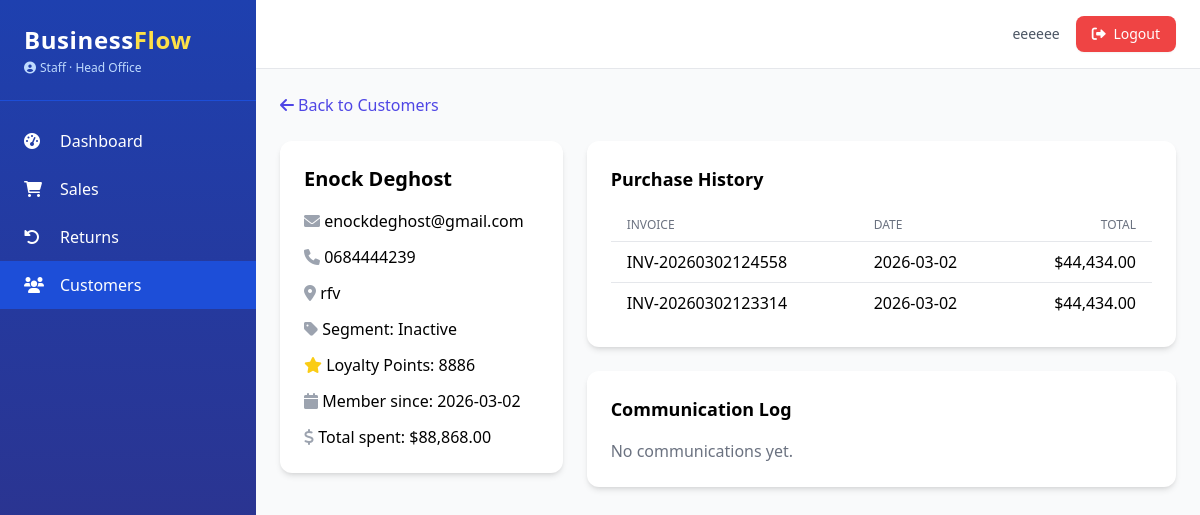
/crm/customers/1 (signed in), run on the app's committed database.
### app.py (models this page shows, shortened)
class AuditMixin:
    @declared_attr
    def created_at(cls):
        return db.Column(db.DateTime, default=datetime.utcnow)

class SoftDeleteMixin:
    @classmethod
    def query_active(cls):
        return cls.query.filter(cls.deleted_at.is_(None))

class User(UserMixin, db.Model, AuditMixin, SoftDeleteMixin):
    __tablename__ = 'users'
    id = db.Column(db.Integer, primary_key=True)
    username = db.Column(db.String(80), unique=True, nullable=False)
    email = db.Column(db.String(120), unique=True, nullable=False)
    password_hash = db.Column(db.String(200), nullable=False)
    role = db.Column(db.String(20), nullable=False, default='Staff')
    branch_id = db.Column(db.Integer, db.ForeignKey('branches.id'), nullable=True)
    active = db.Column(db.Boolean, default=True)
    locale = db.Column(db.String(5), default='en')
    phone = db.Column(db.String(20))
    avatar = db.Column(db.String(200))
    last_login = db.Column(db.DateTime)
    branch = db.relationship('Branch', backref='users')
    permissions = db.Column(db.JSON, default=list)
    salary = db.Column(db.Float, nullable=True)
    pay_cycle = db.Column(db.String(20), default='monthly')
    bank_account = db.Column(db.String(50))
    tax_id = db.Column(db.String(50))
    @property
    def is_admin(self):
        return self.role == 'Admin'
    def has_permission(self, perm):
        if self.is_admin:
            return True
        return perm in (self.permissions or [])

class Branch(db.Model):
    __tablename__ = 'branches'
    id = db.Column(db.Integer, primary_key=True)
    name = db.Column(db.String(100), nullable=False)
    location = db.Column(db.String(200))
    phone = db.Column(db.String(20))
    email = db.Column(db.String(120))
    is_active = db.Column(db.Boolean, default=True)
    currency = db.Column(db.String(3), default='USD')
    created_at = db.Column(db.DateTime, default=datetime.utcnow)

class Customer(db.Model, AuditMixin, SoftDeleteMixin):
    __tablename__ = 'customers'
    id = db.Column(db.Integer, primary_key=True)
    name = db.Column(db.String(100), nullable=False)
    email = db.Column(db.String(120))
    phone = db.Column(db.String(20))
    address = db.Column(db.Text)
    loyalty_points = db.Column(db.Integer, default=0)
    segment = db.Column(db.String(50), default='Regular')
    birth_date = db.Column(db.Date)
    tax_id = db.Column(db.String(50))
    branch_id = db.Column(db.Integer, db.ForeignKey('branches.id'), nullable=True)
    branch = db.relationship('Branch')
    communications = db.relationship('CommunicationLog', backref='customer', lazy='dynamic')

class Sale(db.Model, AuditMixin):
    __tablename__ = 'sales'
    id = db.Column(db.Integer, primary_key=True)
    invoice_no = db.Column(db.String(50), unique=True, nullable=False)
    customer_id = db.Column(db.Integer, db.ForeignKey('customers.id'), nullable=True)
    user_id = db.Column(db.Integer, db.ForeignKey('users.id'), nullable=False)
    branch_id = db.Column(db.Integer, db.ForeignKey('branches.id'), nullable=True)
    total_amount = db.Column(db.Float, nullable=False)
    tax = db.Column(db.Float, default=0)
    discount = db.Column(db.Float, default=0)
    payment_method = db.Column(db.String(50))
    status = db.Column(db.String(20), default='completed')
    notes = db.Column(db.Text)
    customer = db.relationship('Customer')
    user = db.relationship('User', foreign_keys=[user_id])
    branch = db.relationship('Branch')
    items = db.relationship('SaleItem', backref='sale', cascade='all, delete-orphan')
    returns = db.relationship('Return', backref='sale', lazy='dynamic')

### app.py (the view)
@crm_bp.route('/customers/<int:customer_id>')
@login_required
@permission_required('view_customers')
def customer_detail_view(customer_id):  # renamed to avoid conflict
    customer = Customer.query_active().filter_by(id=customer_id).first_or_404()
    sales = Sale.query.filter_by(customer_id=customer_id).order_by(Sale.created_at.desc()).all()
    communications = customer.communications.order_by(CommunicationLog.date.desc()).all()
    total_spent = db.session.query(func.sum(Sale.total_amount)).filter_by(customer_id=customer_id).scalar() or 0
    return render_template('crm/detail.html', customer=customer, sales=sales, comms=communications, total_spent=total_spent)

### app.py (called while the page is built)
@login_manager.user_loader
def load_user(user_id):
    return User.query_active().filter_by(id=int(user_id)).first()

def permission_required(permission):
    def decorator(f):
        @wraps(f)
        def decorated_function(*args, **kwargs):
            if not current_user.is_authenticated:
                abort(403)
            if not current_user.has_permission(permission):
                abort(403)
            return f(*args, **kwargs)
        return decorated_function
    return decorator

@app.context_processor
def inject_now():
    return {'now': datetime.utcnow(), 'current_year': datetime.utcnow().year}

@app.template_filter('currency')
def currency_format(value):
    if value is None:
        return "$0.00"
    return f"${value:,.2f}"

### templates/crm/detail.html (shortened to what this page needs)
{% extends "base.html" %}
{% block content %}
<div class="mb-6">
    <a href="{{ url_for('crm.customer_list') }}" class="text-indigo-600 hover:text-indigo-900">
        <i class="fas fa-arrow-left mr-1"></i>Back to Customers
    </a>
</div>
<div class="grid grid-cols-1 lg:grid-cols-3 gap-6">
    <div class="lg:col-span-1">
        <div class="bg-white rounded-xl shadow-md p-6">
            <h2 class="text-xl font-bold mb-4">{{ customer.name }}</h2>
            <div class="space-y-3">
                <p><i class="fas fa-envelope text-gray-400 w-5 inline"></i> {{ customer.email or 'N/A' }}</p>
                <p><i class="fas fa-phone text-gray-400 w-5 inline"></i> {{ customer.phone or 'N/A' }}</p>
                <p><i class="fas fa-map-marker-alt text-gray-400 w-5 inline"></i> {{ customer.address or 'N/A' }}</p>
                <p><i class="fas fa-tag text-gray-400 w-5 inline"></i> Segment: {{ customer.segment }}</p>
                <p><i class="fas fa-star text-yellow-400 w-5 inline"></i> Loyalty Points: {{ customer.loyalty_points }}</p>
                <p><i class="fas fa-calendar text-gray-400 w-5 inline"></i> Member since: {{ customer.created_at.strftime('%Y-%m-%d') }}</p>
                <p><i class="fas fa-dollar-sign text-gray-400 w-5 inline"></i> Total spent: {{ total_spent|currency }}</p>
            </div>
        </div>
    </div>
    <div class="lg:col-span-2 space-y-6">
        <div class="bg-white rounded-xl shadow-md p-6">
            <h3 class="text-lg font-bold mb-4">Purchase History</h3>
            <div class="overflow-x-auto">
                <table class="min-w-full divide-y divide-gray-200">
                    <thead>
                        <tr>
                            <th class="px-4 py-2 text-left text-xs font-medium text-gray-500 uppercase">Invoice</th>
                            <th class="px-4 py-2 text-left text-xs font-medium text-gray-500 uppercase">Date</th>
                            <th class="px-4 py-2 text-right text-xs font-medium text-gray-500 uppercase">Total</th>
                        </tr>
                    </thead>
                    <tbody class="bg-white divide-y divide-gray-200">
                        {% for sale in sales %}
                        <tr class="hover:bg-gray-50">
                            <td class="px-4 py-2 whitespace-nowrap">{{ sale.invoice_no }}</td>
                            <td class="px-4 py-2 whitespace-nowrap">{{ sale.created_at.strftime('%Y-%m-%d') }}</td>
                            <td class="px-4 py-2 whitespace-nowrap text-right">{{ sale.total_amount|currency }}</td>
                        </tr>
                        {% else %}
                        <tr>
                            <td colspan="3" class="px-4 py-2 text-center text-gray-500">No purchase history.</td>
                        </tr>
                        {% endfor %}
                    </tbody>
                </table>
            </div>
        </div>
        <div class="bg-white rounded-xl shadow-md p-6">
            <h3 class="text-lg font-bold mb-4">Communication Log</h3>
            <div class="space-y-4">
                {% for comm in comms %}
                <div class="border-l-4 border-indigo-500 pl-4 py-2">
                    <div class="flex justify-between">
                        <span class="font-semibold">{{ comm.type|upper }}</span>
                        <span class="text-sm text-gray-500">{{ comm.date.strftime('%Y-%m-%d %H:%M') }}</span>
                    </div>
                    <p class="font-medium">{{ comm.subject }}</p>
                    <p class="text-gray-600">{{ comm.content }}</p>
                    <p class="text-xs text-gray-400">by {{ comm.user.username }}</p>
                </div>
                {% else %}
                <p class="text-gray-500">No communications yet.</p>
                {% endfor %}
            </div>
        </div>
    </div>
</div>
{% endblock %}

### templates/base.html (shortened to what this page needs)
<!DOCTYPE html>
<html lang="en">
<head>
    <script src="https://cdn.tailwindcss.com"></script>
    <link rel="stylesheet" href="https://cdnjs.cloudflare.com/ajax/libs/font-awesome/6.0.0-beta3/css/all.min.css">
</head>
<body class="bg-gray-50 font-sans antialiased">
    <div class="flex h-screen">
        <aside class="w-64 bg-gradient-to-b from-blue-800 to-indigo-900 text-white flex-shrink-0 hidden md:block overflow-y-auto shadow-xl">
            <div class="p-6 border-b border-blue-700">
                <h1 class="text-2xl font-bold tracking-wide">Business<span class="text-yellow-300">Flow</span></h1>
                <p class="text-xs text-blue-200 mt-1 flex items-center">
                    <i class="fas fa-user-circle mr-1"></i> {{ current_user.role }}
                    {% if current_user.branch %}
                        · {{ current_user.branch.name }}
                    {% endif %}
                </p>
            </div>
            <nav class="mt-4 pb-6">
                {% if current_user.has_permission('access_dashboard') or current_user.is_admin %}
                <a href="{{ url_for('dashboard.index') }}" class="flex items-center py-3 px-6 hover:bg-blue-700 transition {% if request.endpoint and request.endpoint == 'dashboard.index' %}bg-blue-700{% endif %}">
                    <i class="fas fa-tachometer-alt w-6"></i><span class="ml-3">Dashboard</span>
                </a>
                {% endif %}
                {% if current_user.has_permission('view_sales') %}
                <a href="{{ url_for('sales.list') }}" class="flex items-center py-3 px-6 hover:bg-blue-700 transition {% if request.endpoint and request.endpoint.startswith('sales.') %}bg-blue-700{% endif %}">
                    <i class="fas fa-shopping-cart w-6"></i><span class="ml-3">Sales</span>
                </a>
                {% endif %}
                {% if current_user.has_permission('view_sales') %}
                <a href="{{ url_for('returns.list') }}" class="flex items-center py-3 px-6 hover:bg-blue-700 transition {% if request.endpoint and request.endpoint.startswith('returns.') %}bg-blue-700{% endif %}">
                    <i class="fas fa-undo-alt w-6"></i><span class="ml-3">Returns</span>
                </a>
                {% endif %}
                {% if current_user.has_permission('view_customers') %}
                <a href="{{ url_for('crm.customer_list') }}" class="flex items-center py-3 px-6 hover:bg-blue-700 transition {% if request.endpoint and request.endpoint.startswith('crm.') %}bg-blue-700{% endif %}">
                    <i class="fas fa-users w-6"></i><span class="ml-3">Customers</span>
                </a>
                {% endif %}
            </nav>
        </aside>
        <div class="flex-1 flex flex-col overflow-hidden">
            <header class="bg-white shadow-sm border-b border-gray-200">
                <div class="flex justify-between items-center py-4 px-6">
                    <div class="flex items-center space-x-4 ml-auto">
                        <span class="text-sm text-gray-600">{{ current_user.username }}</span>
                        <a href="{{ url_for('auth.logout') }}" class="bg-red-500 hover:bg-red-600 text-white px-4 py-2 rounded-lg text-sm transition shadow-sm">
                            <i class="fas fa-sign-out-alt mr-1"></i> Logout
                        </a>
                    </div>
                </div>
            </header>
            <main class="flex-1 overflow-y-auto p-6 bg-gray-50">
                {% block content %}{% endblock %}
            </main>
        </div>
    </div>
</body>
</html>

### data on the page
User: role "Staff", username "eeeeee"
Branch: branch.name "Head Office"
Customer: name "Enock Deghost", email "enockdeghost@gmail.com", phone "0684444239", address "rfv", segment "Inactive", loyalty_points "8886", created_at "2026-03-02"
Sale: invoice_no "INV-20260302124558", created_at "2026-03-02", total_amount "$44,434.00"
Sale: invoice_no "INV-20260302123314", created_at "2026-03-02", total_amount "$44,434.00"

### other printed values
{{ total_spent|currency }} "$88,868.00"
